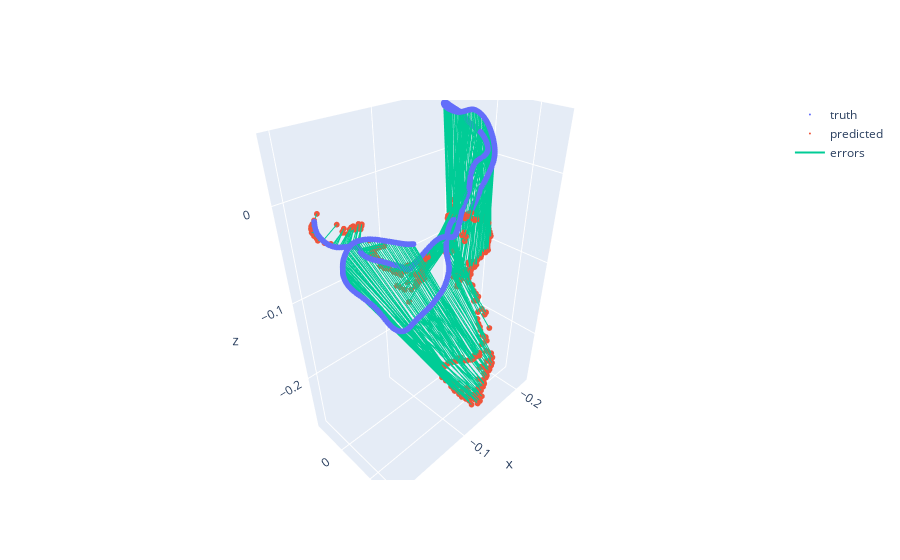

Notebook cell for this chart:
### Code cell
show_trajectories(evo_ground_truth_path.positions_xyz, evo_estimated_path.positions_xyz)

### Figure 1 — Plotly figure (JSON) as saved in the notebook; plotly's stock layout.template omitted (floating-point values rounded to 4 significant figures; data arrays with more than 128 entries replaced by an {"elided": "..."} marker saying what was removed)
{"data": [{"marker": {"size": 2}, "mode": "markers", "name": "truth", "type": "scatter3d", "x": {"elided": "500 float values"}, "y": {"elided": "500 float values"}, "z": {"elided": "500 float values"}}, {"marker": {"size": 2}, "mode": "markers", "name": "predicted", "type": "scatter3d", "x": {"elided": "500 float values"}, "y": {"elided": "500 float values"}, "z": {"elided": "500 float values"}}, {"mode": "lines", "name": "errors", "type": "scatter3d", "x": {"elided": "1500 float values"}, "y": {"elided": "1500 float values"}, "z": {"elided": "1500 float values"}}], "layout": {}}
